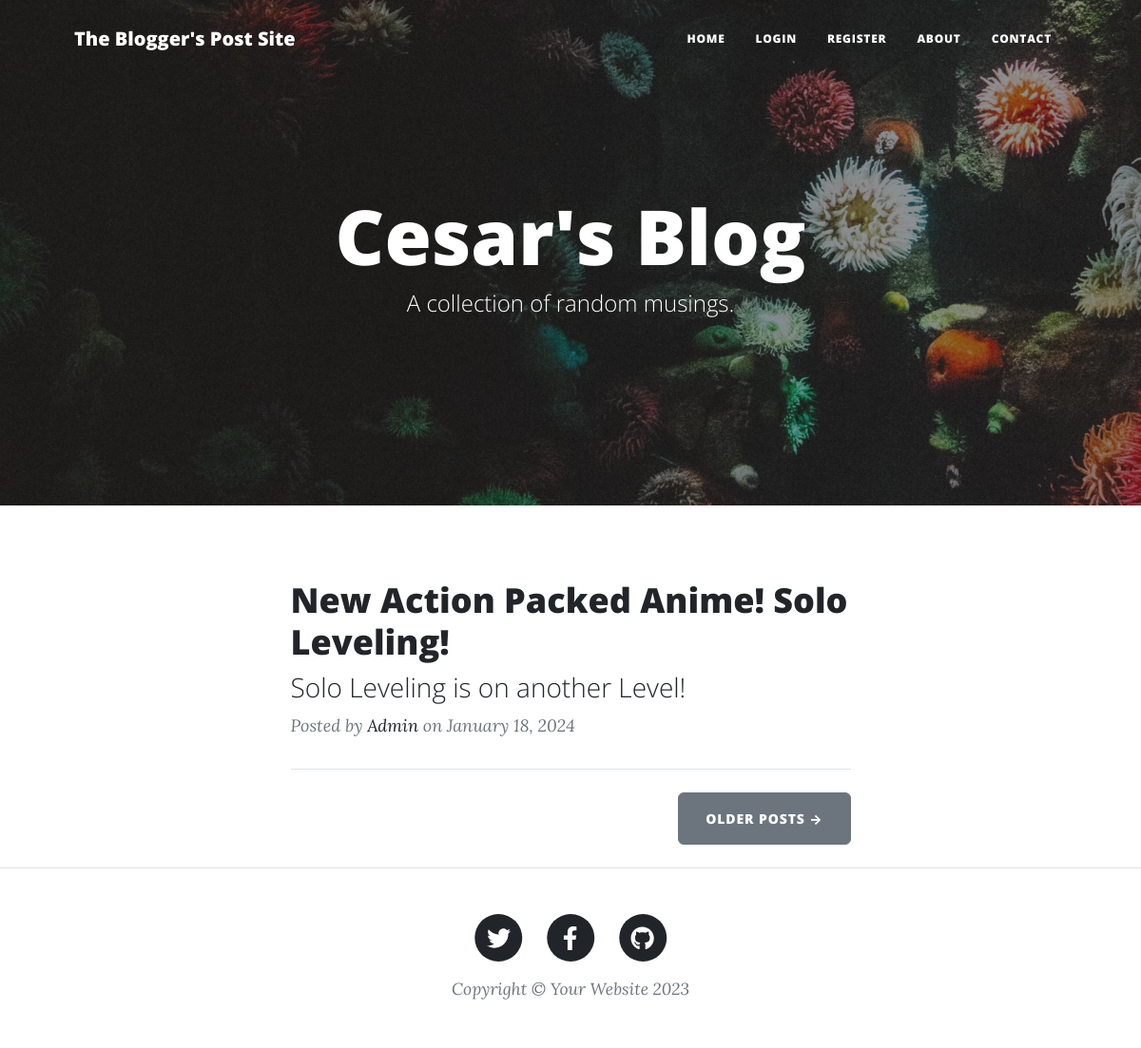
The page / on the database its author committed.
### main.py (models this page shows)
class BlogPost(db.Model):
    __tablename__ = "blog_posts"
    id = db.Column(db.Integer, primary_key=True)
    title = db.Column(db.String(250), unique=True, nullable=False)
    subtitle = db.Column(db.String(250), nullable=False)
    date = db.Column(db.String(250), nullable=False)
    body = db.Column(db.Text, nullable=False)
    author_id: Mapped[int] = mapped_column(ForeignKey("users.id"))
    author: Mapped["User"] = relationship(back_populates="posts")
    img_url = db.Column(db.String(250), nullable=False)
    comments: Mapped[list["Comment"]] = relationship(back_populates="parent_post")

class User(UserMixin, db.Model):
    __tablename__ = "users"
    id = db.Column(db.Integer, primary_key=True)
    email = db.Column(db.String(100), unique=True)
    password = db.Column(db.String(100))
    name = db.Column(db.String(1000))
    posts: Mapped[list["BlogPost"]] = relationship(back_populates="author")
    comments: Mapped["Comment"] = relationship(back_populates="comment_author")

### main.py (the view)
@app.route('/')
def get_all_posts():
    print(current_user)
    result = db.session.execute(db.select(BlogPost))
    posts = result.scalars().all()
    return render_template("index.html", all_posts=posts)

### templates/index.html (shortened to what this page needs)
{% include "header.html" %}
<header
  class="masthead"
  style="background-image: url('../static/assets/img/home-bg.jpg')"
>
  <div class="container position-relative px-4 px-lg-5">
    <div class="row gx-4 gx-lg-5 justify-content-center">
      <div class="col-md-10 col-lg-8 col-xl-7">
        <div class="site-heading">
          <h1>Cesar's Blog</h1>
          <span class="subheading">A collection of random musings.</span>
        </div>
      </div>
    </div>
  </div>
</header>
<div class="container px-4 px-lg-5">
  <div class="row gx-4 gx-lg-5 justify-content-center">
    <div class="col-md-10 col-lg-8 col-xl-7">
      {% for post in all_posts %}
      <div class="post-preview">
        <a href="{{ url_for('show_post', post_id=post.id) }}">
          <h2 class="post-title">{{ post.title }}</h2>
          <h3 class="post-subtitle">{{ post.subtitle }}</h3>
        </a>
        <p class="post-meta">
          Posted by
          <a href="#">{{ post.author.name }}</a>
          on {{post.date}}
        </p>
      </div>
      <hr class="my-4" />
      {% endfor %}
      <div class="d-flex justify-content-end mb-4">
        <a class="btn btn-secondary text-uppercase" href="#!">Older Posts →</a>
      </div>
    </div>
  </div>
</div>
{% include "footer.html" %}

### rows shown on the page
BlogPost: title "New Action Packed Anime! Solo Leveling!", subtitle "Solo Leveling is on another Level!", author.name "Admin", date "January 18, 2024"
